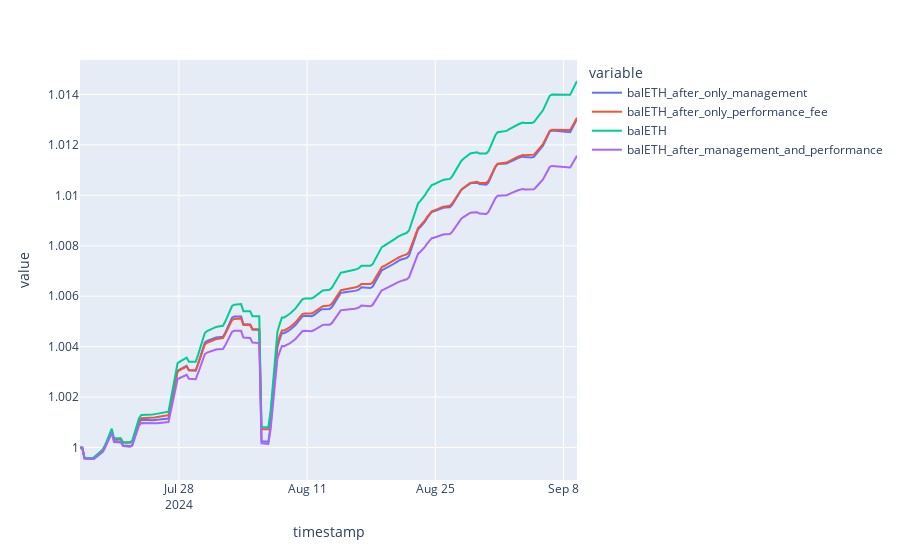

The code cell stored with this chart in its notebook:
### Code cell
management_fee = .01
performance_fee =  .1 # 10%
growth_df['management_fee'] =  management_fee/ (365 * 4) # 4 snapshots per day
growth_df["balETH_after_only_management"] = growth_df["balETH"]  - growth_df["management_fee"].cumsum()
growth_df['balETH_after_only_performance_fee'] = growth_df['balETH'] - ((growth_df['balETH'] - 1) * performance_fee).clip(0)
growth_df['balETH_after_management_and_performance'] = growth_df['balETH'] - ((growth_df['balETH'] - 1) * performance_fee).clip(0) - growth_df["management_fee"].cumsum()
px.line(growth_df[["balETH_after_only_management", "balETH_after_only_performance_fee", 'balETH', 'balETH_after_management_and_performance']])

### Figure 1 — Plotly figure (JSON) as saved in the notebook; plotly's stock layout.template omitted (floating-point values rounded to 4 significant figures; data arrays with more than 128 entries replaced by an {"elided": "..."} marker saying what was removed)
{"data": [{"hovertemplate": "variable=balETH_after_only_management<br>timestamp=%{x}<br>value=%{y}<extra></extra>", "legendgroup": "balETH_after_only_management", "line": {"color": "#636efa", "dash": "solid"}, "marker": {"symbol": "circle"}, "mode": "lines", "name": "balETH_after_only_management", "orientation": "v", "showlegend": true, "type": "scatter", "x": {"elided": "220 str values"}, "xaxis": "x", "y": {"elided": "220 float values"}, "yaxis": "y"}, {"hovertemplate": "variable=balETH_after_only_performance_fee<br>timestamp=%{x}<br>value=%{y}<extra></extra>", "legendgroup": "balETH_after_only_performance_fee", "line": {"color": "#EF553B", "dash": "solid"}, "marker": {"symbol": "circle"}, "mode": "lines", "name": "balETH_after_only_performance_fee", "orientation": "v", "showlegend": true, "type": "scatter", "x": {"elided": "220 str values"}, "xaxis": "x", "y": {"elided": "220 float values"}, "yaxis": "y"}, {"hovertemplate": "variable=balETH<br>timestamp=%{x}<br>value=%{y}<extra></extra>", "legendgroup": "balETH", "line": {"color": "#00cc96", "dash": "solid"}, "marker": {"symbol": "circle"}, "mode": "lines", "name": "balETH", "orientation": "v", "showlegend": true, "type": "scatter", "x": {"elided": "220 str values"}, "xaxis": "x", "y": {"elided": "220 float values"}, "yaxis": "y"}, {"hovertemplate": "variable=balETH_after_management_and_performance<br>timestamp=%{x}<br>value=%{y}<extra></extra>", "legendgroup": "balETH_after_management_and_performance", "line": {"color": "#ab63fa", "dash": "solid"}, "marker": {"symbol": "circle"}, "mode": "lines", "name": "balETH_after_management_and_performance", "orientation": "v", "showlegend": true, "type": "scatter", "x": {"elided": "220 str values"}, "xaxis": "x", "y": {"elided": "220 float values"}, "yaxis": "y"}], "layout": {"legend": {"title": {"text": "variable"}, "tracegroupgap": 0}, "margin": {"t": 60}, "xaxis": {"anchor": "y", "domain": [0, 1], "title": {"text": "timestamp"}}, "yaxis": {"anchor": "x", "domain": [0, 1], "title": {"text": "value"}}}}
